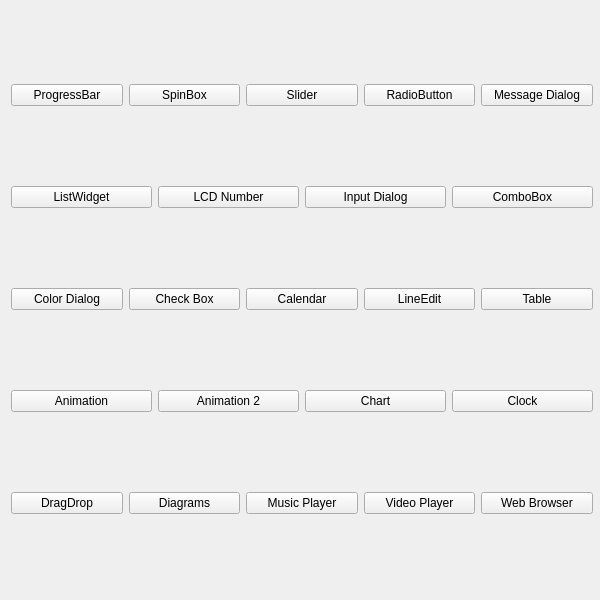
<?xml version="1.0" encoding="UTF-8"?>
<ui version="4.0">
 <class>MainWindow</class>
 <widget class="QMainWindow" name="MainWindow">
  <property name="geometry">
   <rect>
    <x>0</x>
    <y>0</y>
    <width>600</width>
    <height>600</height>
   </rect>
  </property>
  <property name="windowTitle">
   <string>MainWindow</string>
  </property>
  <widget class="QWidget" name="centralwidget">
   <property name="sizePolicy">
    <sizepolicy hsizetype="Fixed" vsizetype="Fixed">
     <horstretch>0</horstretch>
     <verstretch>0</verstretch>
    </sizepolicy>
   </property>
   <widget class="QWidget" name="layoutWidget">
    <property name="geometry">
     <rect>
      <x>11</x>
      <y>10</y>
      <width>582</width>
      <height>581</height>
     </rect>
    </property>
    <layout class="QVBoxLayout" name="verticalLayout">
     <item>
      <layout class="QHBoxLayout" name="horizontalLayout">
       <item>
        <widget class="QPushButton" name="pushProgressBar">
         <property name="text">
          <string>ProgressBar</string>
         </property>
        </widget>
       </item>
       <item>
        <widget class="QPushButton" name="pushSpinBox">
         <property name="text">
          <string>SpinBox</string>
         </property>
        </widget>
       </item>
       <item>
        <widget class="QPushButton" name="pushSlider">
         <property name="text">
          <string>Slider</string>
         </property>
        </widget>
       </item>
       <item>
        <widget class="QPushButton" name="pushRadioButton">
         <property name="text">
          <string>RadioButton</string>
         </property>
        </widget>
       </item>
       <item>
        <widget class="QPushButton" name="pushMessDialog">
         <property name="text">
          <string>Message Dialog</string>
         </property>
        </widget>
       </item>
      </layout>
     </item>
     <item>
      <layout class="QHBoxLayout" name="horizontalLayout_2">
       <item>
        <widget class="QPushButton" name="pushListWidget">
         <property name="text">
          <string>ListWidget</string>
         </property>
        </widget>
       </item>
       <item>
        <widget class="QPushButton" name="pushLCD">
         <property name="text">
          <string>LCD Number</string>
         </property>
        </widget>
       </item>
       <item>
        <widget class="QPushButton" name="pushInputDialog">
         <property name="text">
          <string>Input Dialog</string>
         </property>
        </widget>
       </item>
       <item>
        <widget class="QPushButton" name="pushComboBox">
         <property name="text">
          <string>ComboBox</string>
         </property>
        </widget>
       </item>
      </layout>
     </item>
     <item>
      <layout class="QHBoxLayout" name="horizontalLayout_3">
       <item>
        <widget class="QPushButton" name="pushColorDialog">
         <property name="text">
          <string>Color Dialog</string>
         </property>
        </widget>
       </item>
       <item>
        <widget class="QPushButton" name="pushCheckBox">
         <property name="text">
          <string>Check Box</string>
         </property>
        </widget>
       </item>
       <item>
        <widget class="QPushButton" name="pushCalendar">
         <property name="text">
          <string>Calendar</string>
         </property>
        </widget>
       </item>
       <item>
        <widget class="QPushButton" name="pushLineEdit">
         <property name="text">
          <string>LineEdit</string>
         </property>
        </widget>
       </item>
       <item>
        <widget class="QPushButton" name="pushTable">
         <property name="text">
          <string>Table</string>
         </property>
        </widget>
       </item>
      </layout>
     </item>
     <item>
      <layout class="QHBoxLayout" name="horizontalLayout_4">
       <item>
        <widget class="QPushButton" name="pushAnimation">
         <property name="text">
          <string>Animation</string>
         </property>
        </widget>
       </item>
       <item>
        <widget class="QPushButton" name="pushAnimation_2">
         <property name="text">
          <string>Animation 2</string>
         </property>
        </widget>
       </item>
       <item>
        <widget class="QPushButton" name="pushChart">
         <property name="text">
          <string>Chart</string>
         </property>
        </widget>
       </item>
       <item>
        <widget class="QPushButton" name="pushClock">
         <property name="text">
          <string>Clock</string>
         </property>
        </widget>
       </item>
      </layout>
     </item>
     <item>
      <layout class="QHBoxLayout" name="horizontalLayout_5">
       <item>
        <widget class="QPushButton" name="pushDragDrop">
         <property name="text">
          <string>DragDrop</string>
         </property>
        </widget>
       </item>
       <item>
        <widget class="QPushButton" name="pushDiagrams">
         <property name="text">
          <string>Diagrams</string>
         </property>
        </widget>
       </item>
       <item>
        <widget class="QPushButton" name="pushMusicPlayer">
         <property name="text">
          <string>Music Player</string>
         </property>
        </widget>
       </item>
       <item>
        <widget class="QPushButton" name="pushVideoPlayer">
         <property name="text">
          <string>Video Player</string>
         </property>
        </widget>
       </item>
       <item>
        <widget class="QPushButton" name="pushWebBrowser">
         <property name="text">
          <string>Web Browser</string>
         </property>
        </widget>
       </item>
      </layout>
     </item>
    </layout>
   </widget>
  </widget>
 </widget>
 <resources/>
 <connections/>
</ui>
